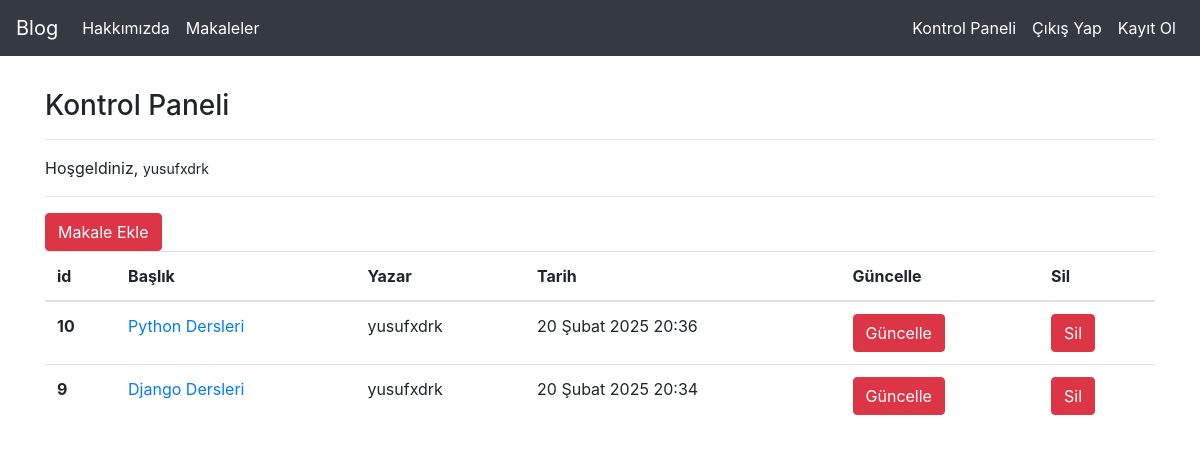
Screenshot of /articles/dashboard/ (signed in) with the database file from the repository.
### article/models.py (models this page shows, shortened)
class Article(models.Model):
    author = models.ForeignKey("auth.User",on_delete= models.CASCADE,verbose_name="Yazar")
    title = models.CharField(max_length=50,verbose_name="Başlık")
    content = RichTextField()
    created_date = models.DateTimeField(auto_now_add=True,verbose_name="Oluşturulma Tarihi")
    article_image = models.FileField(blank = True, null = True, verbose_name = "Makaleye fotoğraf ekleyin")
    class Meta:
        ordering = ['-created_date']

### article/views.py (the view)
# urls.py: path('dashboard/', views.dashboard, name = "dashboard"),
@login_required(login_url="user:login")
def dashboard(request):
    articles = Article.objects.filter(author = request.user)
    context = {
        "articles" : articles
    }
    return render(request,"dashboard.html",context)

### templates/dashboard.html
{% extends "layout.html" %}
{% block body %}
<h3>Kontrol Paneli</h3>
<hr>
<p>
    Hoşgeldiniz, <small>{{request.user.username}}</small>
</p>
<hr>
<a class="btn btn-danger" href = "{% url 'article:addArticle' %}">Makale Ekle</a>
{% if articles %}
    <br>
    <table class="table">
    <thead>
        <tr>
        <th scope="col">id</th>
        <th scope="col">Başlık</th>
        <th scope="col">Yazar</th>
        <th scope="col">Tarih</th>
        <th scope="col">Güncelle</th>
        <th scope="col">Sil</th>
        </tr>
    </thead>
    <tbody>
        {% for article in articles %}
        <tr>
        <th scope="row">{{ article.id }}</th>
        <td><a href="{% url 'article:detail' article.id %}">{{ article.title }}</a></td>
        <td>{{ article.author.username }}</td>
        <td>{{ article.created_date }}</td>
        <td><a href="{% url 'article:update' article.id %}" class = "btn btn-danger">Güncelle</a></td>
        <td><a href="{% url 'article:delete' article.id %}" class = "btn btn-danger">Sil</a></td>
        </tr>
        {% endfor %}
    </tbody>
    </table>
{% else %}
<div class = "alert alert-danger">Henüz bir makaleniz bulunmuyor...</div>
{% endif %}
{% endblock body %}

### rows the page displays
Article: id "10", title "Python Dersleri", author.username "yusufxdrk", created_date "20 Şubat 2025 20:36"
Article: id "9", title "Django Dersleri", author.username "yusufxdrk", created_date "20 Şubat 2025 20:34"

### other values shown
{{ request.user.username }} "yusufxdrk"
